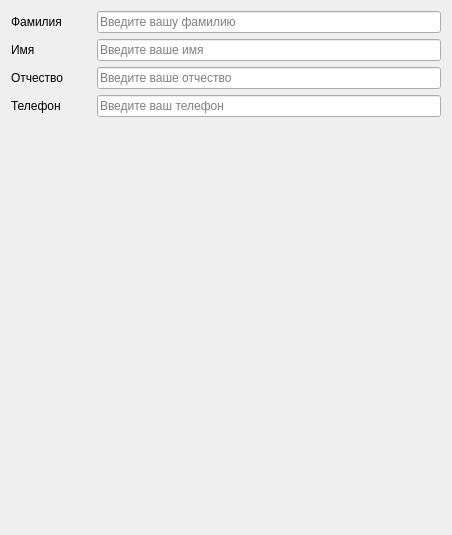
            <widget class="QWidget" name="page">
             <property name="geometry">
              <rect>
               <x>0</x>
               <y>0</y>
               <width>452</width>
               <height>535</height>
              </rect>
             </property>
             <attribute name="label">
              <string>QLineEdit</string>
             </attribute>
             <layout class="QVBoxLayout" name="verticalLayout">
              <item>
               <layout class="QHBoxLayout" name="horizontalLayout_5">
                <item>
                 <widget class="QLabel" name="label">
                  <property name="minimumSize">
                   <size>
                    <width>80</width>
                    <height>0</height>
                   </size>
                  </property>
                  <property name="text">
                   <string>Фамилия</string>
                  </property>
                 </widget>
                </item>
                <item>
                 <widget class="QLineEdit" name="lineEdit">
                  <property name="text">
                   <string/>
                  </property>
                  <property name="placeholderText">
                   <string>Введите вашу фамилию</string>
                  </property>
                 </widget>
                </item>
               </layout>
              </item>
              <item>
               <layout class="QHBoxLayout" name="horizontalLayout_6">
                <item>
                 <widget class="QLabel" name="label_2">
                  <property name="minimumSize">
                   <size>
                    <width>80</width>
                    <height>0</height>
                   </size>
                  </property>
                  <property name="text">
                   <string>Имя</string>
                  </property>
                 </widget>
                </item>
                <item>
                 <widget class="QLineEdit" name="lineEdit_2">
                  <property name="placeholderText">
                   <string>Введите ваше имя</string>
                  </property>
                 </widget>
                </item>
               </layout>
              </item>
              <item>
               <layout class="QHBoxLayout" name="horizontalLayout_7">
                <item>
                 <widget class="QLabel" name="label_3">
                  <property name="minimumSize">
                   <size>
                    <width>80</width>
                    <height>0</height>
                   </size>
                  </property>
                  <property name="text">
                   <string>Отчество</string>
                  </property>
                 </widget>
                </item>
                <item>
                 <widget class="QLineEdit" name="lineEdit_3">
                  <property name="text">
                   <string/>
                  </property>
                  <property name="placeholderText">
                   <string>Введите ваше отчество</string>
                  </property>
                 </widget>
                </item>
               </layout>
              </item>
              <item>
               <layout class="QHBoxLayout" name="horizontalLayout_8">
                <item>
                 <widget class="QLabel" name="label_4">
                  <property name="minimumSize">
                   <size>
                    <width>80</width>
                    <height>0</height>
                   </size>
                  </property>
                  <property name="text">
                   <string>Телефон</string>
                  </property>
                 </widget>
                </item>
                <item>
                 <widget class="QLineEdit" name="lineEdit_4">
                  <property name="placeholderText">
                   <string>Введите ваш телефон</string>
                  </property>
                 </widget>
                </item>
               </layout>
              </item>
              <item>
               <spacer name="verticalSpacer">
                <property name="orientation">
                 <enum>Qt::Vertical</enum>
                </property>
                <property name="sizeHint" stdset="0">
                 <size>
                  <width>20</width>
                  <height>302</height>
                 </size>
                </property>
               </spacer>
              </item>
             </layout>
            </widget>
